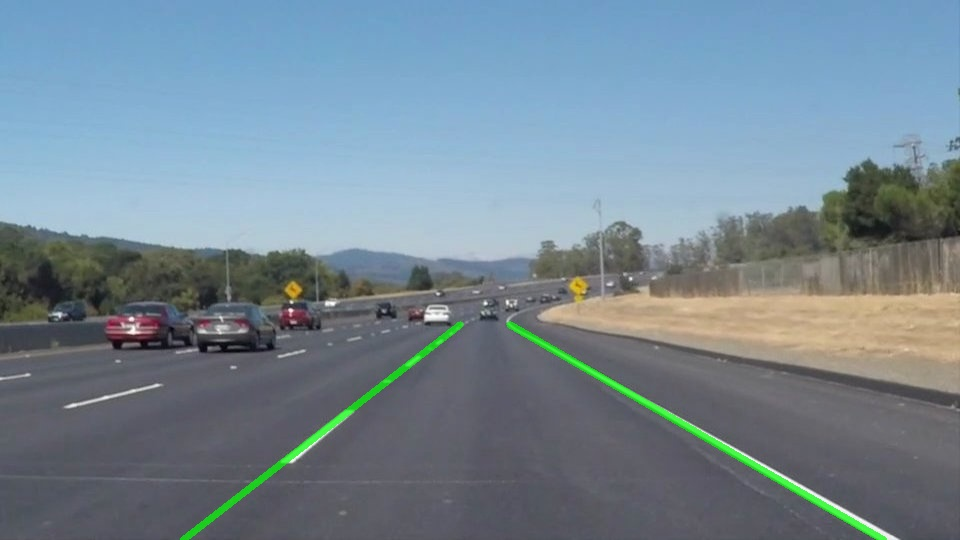
#> input picture dashed_line_test.jpg, 960 x 540 px
$ python -i lane_detection.py   (imports and definitions only)
#> lines starting #> are read from the running program, lines starting #| are printed output that depends on the picture; after the words box and inside, x2 and y2 are one past the last pixel; in counts of white or black regions, pixels touching at a corner belong together
#!/usr/bin/env python3
# -*- coding: utf-8 -*-
"""
OpenCV车道线检测实验 - 基于传统CV的车道线检测
实验环境：Linux、Python3、opencv-python、matplotlib、moviepy
"""

import cv2
import numpy as np
import matplotlib.pyplot as plt
from moviepy.editor import VideoFileClip


def imread(image_path):
    """
    跨平台图像读取函数，兼容Linux和Windows路径格式

    参数:
        image_path: 图像文件路径

    返回:
        img: 读取的图像，读取失败返回None
    """
    img = cv2.imread(image_path)
    if img is None:
        print(f"错误：无法读取图像 {image_path}")
        return None
    return img


def display_images(images, titles, cmap=None):
    """
    使用matplotlib显示多张图像（适配Linux环境）

    参数:
        images: 图像列表
        titles: 标题列表
        cmap: 颜色映射模式（如'gray'用于灰度图）
    """
    num = len(images)
    for i, (img, title) in enumerate(zip(images, titles)):
        plt.subplot(1, num, i + 1)
        plt.imshow(cv2.cvtColor(img, cv2.COLOR_BGR2RGB) if len(img.shape) == 3 else img, cmap=cmap)
        plt.title(title)
        plt.axis('off')
    plt.tight_layout()
    plt.show()


def convert_hsl(image):
    """
    将BGR图像转换为HSL颜色空间
    HSL色相(Hue)、饱和度(Saturation)、亮度(Lightness)

    参数:
        image: BGR格式图像

    返回:
        hsl: HSL格式图像
    """
    return cv2.cvtColor(image, cv2.COLOR_BGR2HLS)


def color_filter_hsl(image, hsl_lower, hsl_upper):
    """
    使用HSL颜色空间进行阈值过滤，提取特定颜色区域
    适用于车道线的白色和黄色检测

    参数:
        image: HSL格式图像
        hsl_lower: HSL下限阈值 [H, L, S]
        hsl_upper: HSL上限阈值 [H, L, S]

    返回:
        mask: 二值化掩膜
    """
    lower = np.array(hsl_lower, dtype=np.uint8)
    upper = np.array(hsl_upper, dtype=np.uint8)
    mask = cv2.inRange(image, lower, upper)
    return mask


# [16 lines left out: function color_filter_rgb, not called in this run]


def combine_masks(mask1, mask2):
    """
    合并两个掩膜（按位或运算）

    参数:
        mask1: 第一个掩膜
        mask2: 第二个掩膜

    返回:
        combined: 合并后的掩膜
    """
    return cv2.bitwise_or(mask1, mask2)


def grayscale(image):
    """
    将BGR图像转换为灰度图
    灰度化可以减少计算量，保留边缘等重要特征

    参数:
        image: BGR格式图像

    返回:
        gray: 灰度图像
    """
    return cv2.cvtColor(image, cv2.COLOR_BGR2GRAY)


def gaussian_blur(image, kernel_size=(5, 5), sigma=1.0):
    """
    高斯滤波去噪
    高斯模糊可以平滑图像，减少噪声干扰

    参数:
        image: 输入图像
        kernel_size: 卷积核大小，必须是奇数
        sigma: 高斯标准差，0表示根据核大小自动计算

    返回:
        blurred: 高斯模糊后的图像
    """
    return cv2.GaussianBlur(image, kernel_size, sigma)


def canny_edge_detection(image, low_threshold=50, high_threshold=150):
    """
    Canny边缘检测
    原理：高斯平滑 → 梯度计算 → 非极大值抑制 → 双阈值滞后处理

    参数:
        image: 灰度图像
        low_threshold: 低阈值
        high_threshold: 高阈值

    返回:
        edges: 边缘图像（二值图）
    """
    return cv2.Canny(image, low_threshold, high_threshold)


def create_roi_mask(image_shape, vertices):
    """
    创建ROI（感兴趣区域）掩膜
    使用fillPoly填充多边形区域，只保留车道线所在区域

    参数:
        image_shape: 图像尺寸 (height, width)
        vertices: 多边形顶点坐标列表，如 [[x1,y1], [x2,y2], ...]

    返回:
        mask: 掩膜图像
    """
    mask = np.zeros(image_shape[:2], dtype=np.uint8)
    roi_vertices = np.array([vertices], dtype=np.int32)
    cv2.fillPoly(mask, roi_vertices, 255)
    return mask


def apply_roi_mask(image, mask):
    """
    将ROI掩膜应用到图像上

    参数:
        image: 输入图像
        mask: ROI掩膜

    返回:
        masked: 应用掩膜后的图像
    """
    return cv2.bitwise_and(image, mask)


def hough_lines(image, rho=1, theta=np.pi/180, threshold=30, min_line_len=50, max_line_gap=10):
    """
    概率霍夫直线变换检测直线
    HoughLinesP直接检测直线的端点，比HoughLines更高效

    参数:
        image: 边缘检测后的图像
        rho: 距离分辨率（像素）
        theta: 角度分辨率（弧度）
        threshold: 累加器阈值，直线至少经过的点数
        min_line_len: 最小线段长度
        max_line_gap: 最大线段间隙

    返回:
        lines: 检测到的线段集合，每条线段为 [x1, y1, x2, y2]
    """
    return cv2.HoughLinesP(image, rho, theta, threshold, minLineLength=min_line_len, maxLineGap=max_line_gap)


def filter_lines_by_slope(lines, slope_threshold=0.5):
    """
    根据斜率过滤直线，分离左右车道线
    左车道线斜率为负，右车道线斜率为正

    参数:
        lines: 检测到的线段集合
        slope_threshold: 斜率阈值，绝对值小于此值的线段被过滤

    返回:
        left_lines: 左车道线列表
        right_lines: 右车道线列表
    """
    left_lines = []
    right_lines = []

    for line in lines:
        if line is None:
            continue
        x1, y1, x2, y2 = line[0]
        if x2 == x1:
            continue
        slope = (y2 - y1) / (x2 - x1)

        if abs(slope) < slope_threshold:
            continue

        if slope < 0:
            left_lines.append(line[0])
        else:
            right_lines.append(line[0])

    return left_lines, right_lines


def remove_outliers(lines, threshold=30):
    """
    使用简单线性回归的思想剔除离群点
    计算所有线段斜率和截距的中值，将偏离较远的点剔除

    参数:
        lines: 线段列表
        threshold: 残差阈值

    返回:
        filtered: 过滤后的线段列表
    """
    if len(lines) == 0:
        return []

    slopes = []
    intercepts = []

    for x1, y1, x2, y2 in lines:
        if x2 == x1:
            continue
        slope = (y2 - y1) / (x2 - x1)
        intercept = y1 - slope * x1
        slopes.append(slope)
        intercepts.append(intercept)

    if len(slopes) == 0:
        return []

    slope_median = np.median(slopes)
    intercept_median = np.median(intercepts)

    filtered = []
    for i, (x1, y1, x2, y2) in enumerate(lines):
        slope = slopes[i]
        intercept = intercepts[i]

        if abs(slope - slope_median) < threshold:
            filtered.append((x1, y1, x2, y2))

    return filtered


def fit_line(points):
    """
    对点集进行直线拟合
    使用最小二乘法拟合出一条代表车道线的直线

    参数:
        points: 点坐标列表 [(x1,y1), (x2,y2), ...]

    返回:
        line: [slope, intercept] 或 None
    """
    if len(points) < 2:
        return None

    x_coords = np.array([p[0] for p in points])
    y_coords = np.array([p[1] for p in points])

    if np.sum(x_coords == x_coords[0]) == len(x_coords):
        return None

    coeffs = np.polyfit(x_coords, y_coords, 1)
    return coeffs


def get_line_endpoints(line, y_min, y_max):
    """
    根据拟合的直线参数计算线段端点

    参数:
        line: [slope, intercept]
        y_min: 最小y坐标
        y_max: 最大y坐标

    返回:
        (x1, y1), (x2, y2): 线段端点坐标
    """
    if line is None:
        return None, None

    slope, intercept = line
    x1 = int((y_min - intercept) / slope)
    y1 = int(y_min)
    x2 = int((y_max - intercept) / slope)
    y2 = int(y_max)

    return (x1, y1), (x2, y2)


def draw_line(image, pt1, pt2, color=(0, 255, 0), thickness=5):
    """
    在图像上绘制线段

    参数:
        image: 输入图像
        pt1: 起点坐标 (x, y)
        pt2: 终点坐标 (x, y)
        color: 线条颜色（BGR格式）
        thickness: 线条粗细

    返回:
        image: 绘制了线段的图像
    """
    if pt1 is None or pt2 is None:
        return image
    cv2.line(image, pt1, pt2, color, thickness)
    return image


def process_frame(frame):
    """
    处理单帧图像，检测车道线

    参数:
        frame: 输入帧（BGR格式）

    返回:
        result: 标注了车道线的图像
    """
    height, width = frame.shape[:2]

    hsl = convert_hsl(frame)

    white_lower = [0, 200, 0]
    white_upper = [255, 255, 255]
    white_mask = color_filter_hsl(hsl, white_lower, white_upper)

    yellow_lower = [15, 40, 100]
    yellow_upper = [35, 255, 255]
    yellow_mask = color_filter_hsl(hsl, yellow_lower, yellow_upper)

    color_mask = combine_masks(white_mask, yellow_mask)

    filtered = cv2.bitwise_and(frame, frame, mask=color_mask)

    gray = grayscale(filtered)

    blurred = gaussian_blur(gray, kernel_size=(5, 5), sigma=1.0)

    edges = canny_edge_detection(blurred, low_threshold=50, high_threshold=150)

    roi_vertices = [
        [width * 0.1, height * 0.9],
        [width * 0.45, height * 0.6],
        [width * 0.55, height * 0.6],
        [width * 0.9, height * 0.9]
    ]
    roi_mask = create_roi_mask((height, width), roi_vertices)

    masked_edges = apply_roi_mask(edges, roi_mask)

    lines = hough_lines(masked_edges, rho=1, theta=np.pi/180, threshold=30,
                        min_line_len=50, max_line_gap=10)

    result = frame.copy()

    if lines is not None:
        left_lines, right_lines = filter_lines_by_slope(lines, slope_threshold=0.5)

        left_lines = remove_outliers(left_lines, threshold=30)
        right_lines = remove_outliers(right_lines, threshold=30)

        left_points = [(line[0], line[1]) for line in left_lines] + \
                     [(line[2], line[3]) for line in left_lines]
        right_points = [(line[0], line[1]) for line in right_lines] + \
                       [(line[2], line[3]) for line in right_lines]

        y_min = int(height * 0.6)
        y_max = int(height * 0.9)

        left_line = fit_line(left_points)
        right_line = fit_line(right_points)

        left_pt1, left_pt2 = get_line_endpoints(left_line, y_min, y_max)
        right_pt1, right_pt2 = get_line_endpoints(right_line, y_min, y_max)

        result = draw_line(result, left_pt1, left_pt2, color=(0, 255, 0), thickness=5)
        result = draw_line(result, right_pt1, right_pt2, color=(0, 255, 0), thickness=5)

    return result


def process_image(image_path, output_path=None):
    """
    处理单张图像，检测并显示车道线

    参数:
        image_path: 输入图像路径
        output_path: 输出图像路径（可选）
    """
    frame = imread(image_path)
#> in imread, img is the input picture: shape (540, 960, 3); mean B, G, R 146.8, 135.2, 117.3
    if frame is None:
        return

    result = process_frame(frame)
#> in convert_hsl, `return cv2.cvtColor(image, cv2.COLOR_BGR2HLS)`: returned value: shape (540, 960, 3); mean of channels 0, 1, 2 97.1, 133.2, 60
#> in color_filter_hsl, `mask = cv2.inRange(image, lower, upper)`:
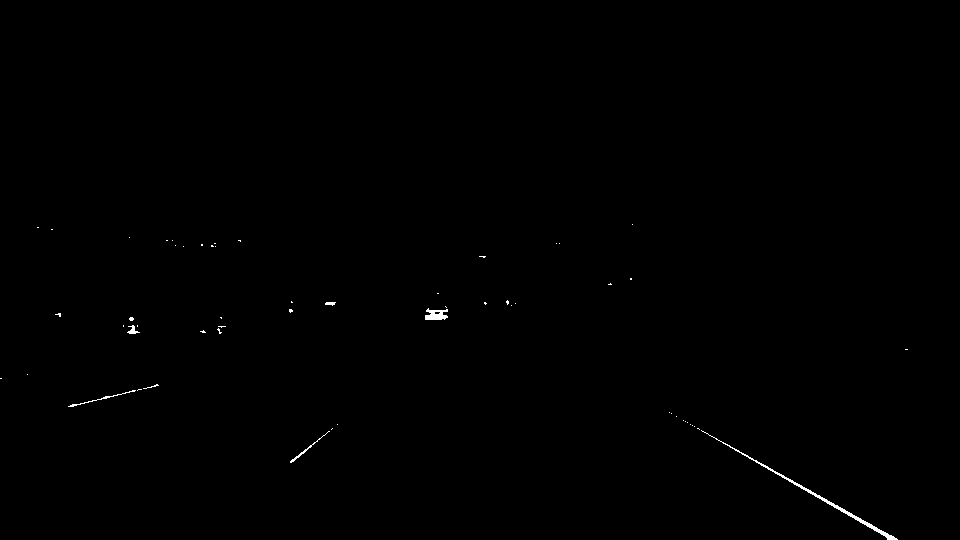
#> mask: shape (540, 960); 0.24% white; 57 white regions (50 under 20 px), largest, box (x1, y1, x2, y2) and area: (701, 430, 898, 540) 574, (425, 308, 448, 320) 186, (68, 390, 136, 407) 98
#> in color_filter_hsl (call 2), `mask = cv2.inRange(image, lower, upper)`:
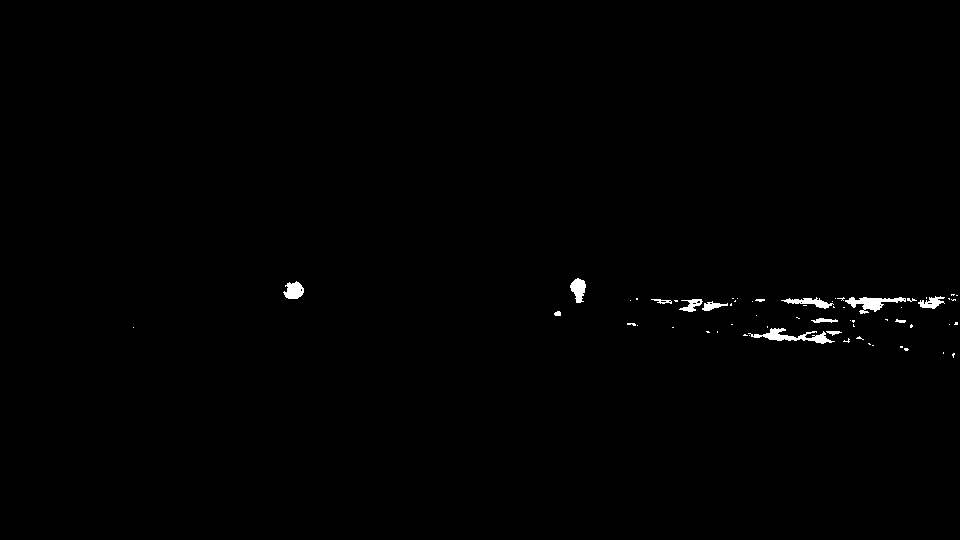
#> mask: shape (540, 960); 0.52% white; 62 white regions (47 under 20 px), largest, box (x1, y1, x2, y2) and area: (748, 328, 835, 344) 496, (845, 297, 906, 314) 447, (283, 281, 304, 299) 262
#> in combine_masks, `return cv2.bitwise_or(mask1, mask2)`:
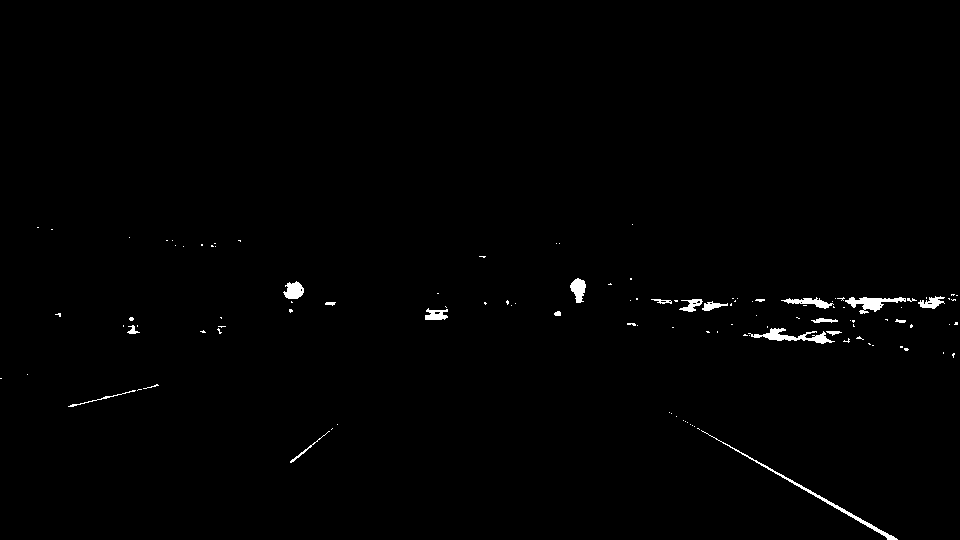
#> returned value: shape (540, 960); 0.75% white; 117 white regions (95 under 20 px), largest, box (x1, y1, x2, y2) and area: (701, 430, 898, 540) 574, (748, 328, 835, 344) 496, (845, 297, 906, 314) 447
#> in canny_edge_detection, `return cv2.Canny(image, low_threshold, high_threshold)`:
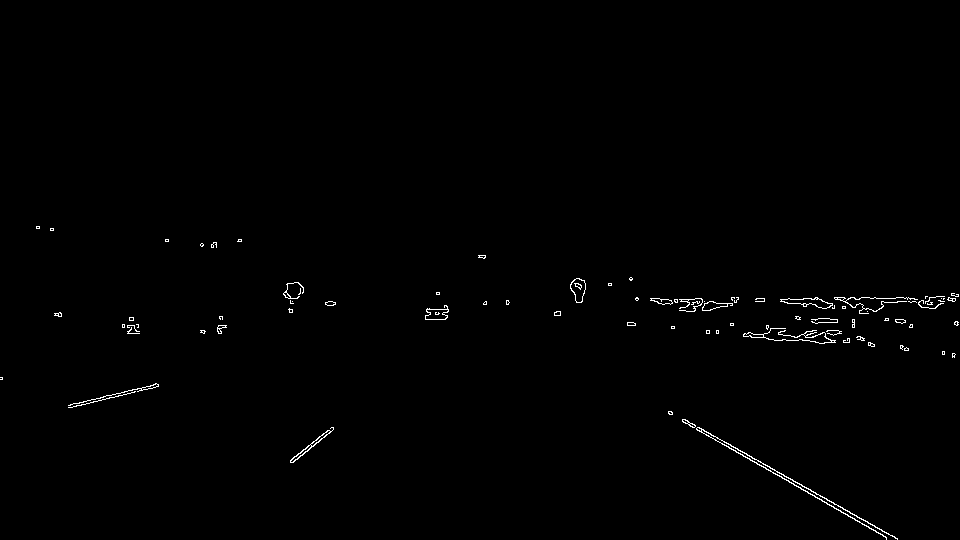
#> returned value: shape (540, 960); 0.59% white in thin lines or dots, all inside (x1, y1, x2, y2) = (0, 226, 959, 540)
#> in create_roi_mask, `cv2.fillPoly(mask, roi_vertices, 255)`:
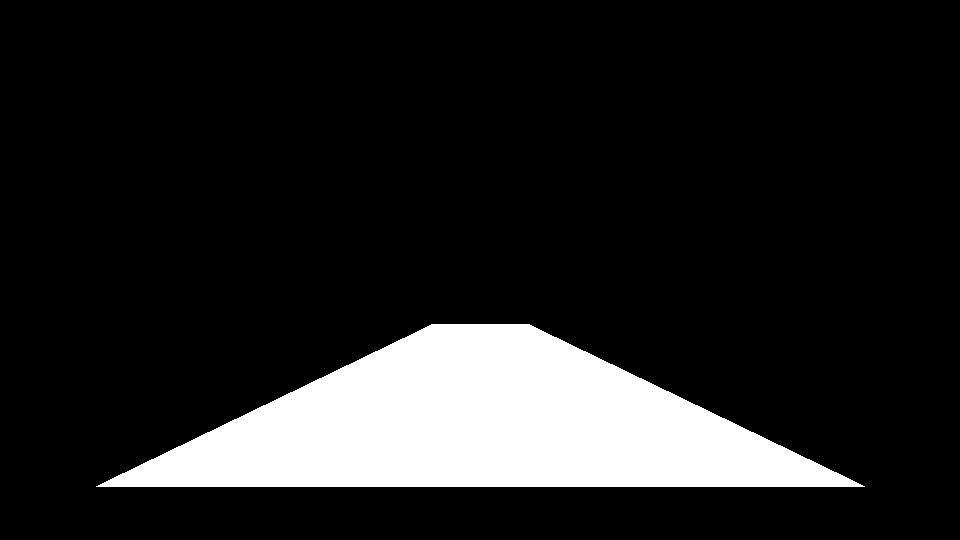
#> mask: shape (540, 960); 13.6% white; 1 white region, box (x1, y1, x2, y2) and area: (96, 324, 865, 487) 70753
#> in apply_roi_mask, `return cv2.bitwise_and(image, mask)`:
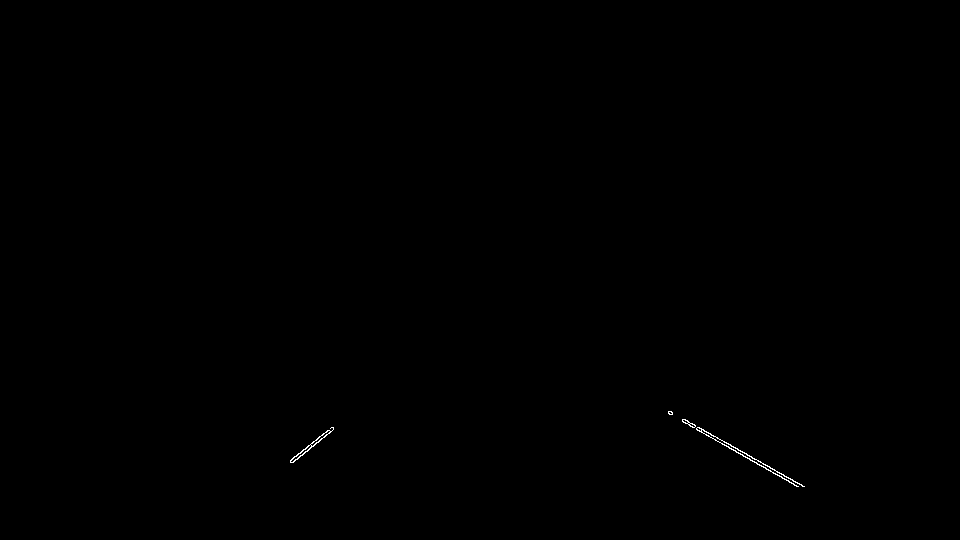
#> returned value: shape (540, 960); 0.1% white in thin lines or dots, all inside (x1, y1, x2, y2) = (290, 411, 805, 487)
#> in process_frame, `lines = hough_lines(masked_edges, rho=1, theta=np.pi/180, threshold=30..`: lines = [[668, 412, 796, 486], [669, 411, 804, 486], [682, 419, 803, 486], [726, 445, 798, 486]]
#> the loop in filter_lines_by_slope, `for line in lines:` made 4 passes
#> (line, x1, y1, x2, slope) on passes 1 to 4: ([[668, 412, 796, 486]], 668, 412, 796, 0.578), ([[669, 411, 804, 486]], 669, 411, 804, 0.556), ([[682, 419, 803, 486]], 682, 419, 803, 0.554), ([[726, 445, 798, 486]], 726, 445, 798, 0.569)
#> after the loop in filter_lines_by_slope, `for line in lines:`: left_lines = []; right_lines has the same summary as lines in process_frame
#> in process_frame, `left_lines, right_lines = filter_lines_by_slope(lines, slope_threshold..`: right_lines has the same summary as lines
#> the loop in remove_outliers (call 2), `for x1, y1, x2, y2 in lines:` made 4 passes
#> (x1, y1, x2, slope, intercept) on passes 1 to 4: (668, 412, 796, 0.578, 25.81), (669, 411, 804, 0.556, 39.33), (682, 419, 803, 0.554, 41.36), (726, 445, 798, 0.569, 31.58)
#> the loop in remove_outliers (call 2), `for i, (x1, y1, x2, y2) in enumerate(lines):` made 4 passes
#> in process_frame, `right_lines = remove_outliers(right_lines, threshold=30)`: right_lines = [(668, 412, 796, 486), (669, 411, 804, 486), (682, 419, 803, 486), (726, 445, 798, 486)]
#> in process_frame, `left_points = [(line[0], line[1]) for line in left_lines] + \ [(line[2..`: left_points = []
#> in process_frame, `right_points = [(line[0], line[1]) for line in right_lines] + \ [(line..`: right_points = [(668, 412), (669, 411), (682, 419), (726, 445), (796, 486), (804, 486), (803, 486), (798, 486)]
#> in process_frame, `right_line = fit_line(right_points)`: right_line = [0.564, 34.51]
#> in process_frame, `right_pt1, right_pt2 = get_line_endpoints(right_line, y_min, y_max)`: right_pt1 = (513, 324); right_pt2 = (800, 486)

    display_images([frame, result], ['Original', 'Lane Detection'])
#> in display_images, `num = len(images)`: num = 2
#> the loop in display_images, `for i, (img, title) in enumerate(zip(images, titles)):` made 2 passes
#> title on passes 1 to 2: 'Original', 'Lane Detection'
#> in display_images, `plt.show()`:
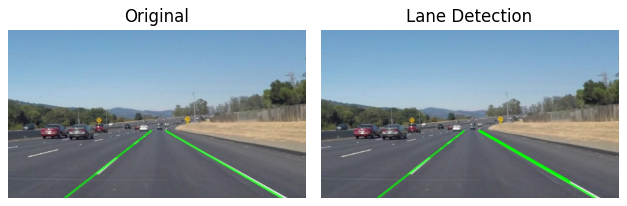
#> figure drawn by matplotlib, 2 panels

    if output_path:
        cv2.imwrite(output_path, result)
        print(f"结果已保存至: {output_path}")


# [50 lines left out: functions process_video, main, not called in this run]


# [2 lines not run here, left out]

>>> result = process_image('dashed_line_test.jpg')
